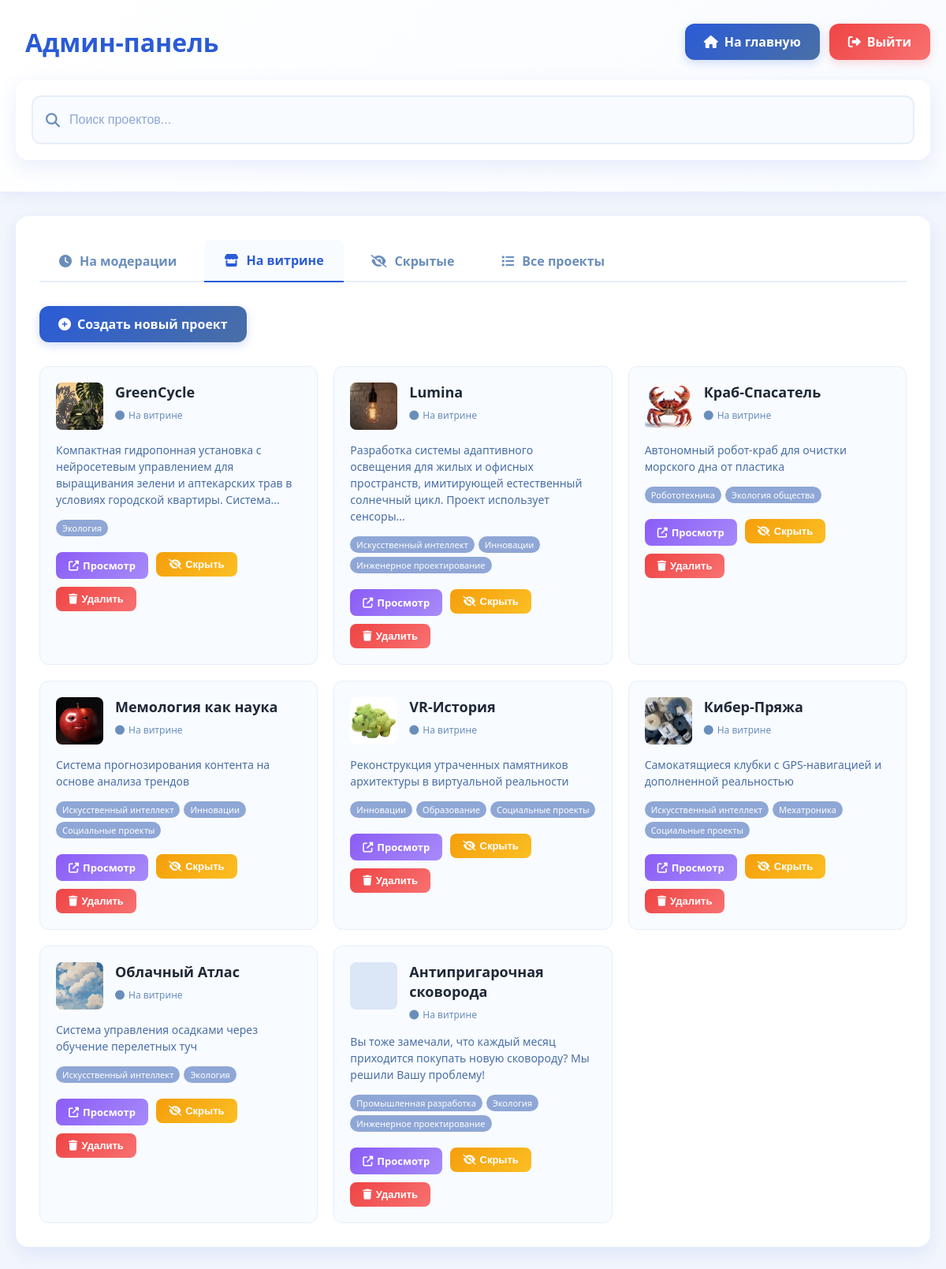
The page /admin?status=posted (signed in) on the database its author committed.
### tables this page shows
CREATE TABLE "projects" (
                id INTEGER PRIMARY KEY AUTOINCREMENT,
                title TEXT NOT NULL,
                short_description TEXT, 
                description TEXT,
                logo_storage_name TEXT,
                status TEXT DEFAULT 'pending',
                created_at DATETIME DEFAULT CURRENT_TIMESTAMP
            );

### app.py (the view)
@app.route("/admin")
def admin():
    if not is_admin_logged_in():
        return redirect(url_for('admin_login'))
    status_filter = request.args.get('status', 'moderation')
    conn = get_db_connection()
    cur = conn.cursor()
    if status_filter == 'all':
        query = """
            SELECT p.id, p.title, p.short_description, p.description, p.logo_storage_name,
                p.status, p.created_at, -- Добавьте эту строку
                GROUP_CONCAT(t.name, ',') as tags
            FROM projects p
            LEFT JOIN project_tags ptg ON p.id = ptg.project_id
            LEFT JOIN tags t ON ptg.tag_id = t.id
            GROUP BY p.id
            ORDER BY p.id DESC
        """
        params = []
    else:
        query = """
            SELECT p.id, p.title, p.short_description, p.description, p.logo_storage_name,
                   p.status,
                   GROUP_CONCAT(t.name, ',') as tags
            FROM projects p
            LEFT JOIN project_tags ptg ON p.id = ptg.project_id
            LEFT JOIN tags t ON ptg.tag_id = t.id
            WHERE p.status = ?
            GROUP BY p.id
            ORDER BY p.id DESC
        """
        params = [status_filter]
    cur.execute(query, params)
    projects = cur.fetchall()
    conn.close()
    projects_list = []
    for p in projects:
        p_dict = dict(p)
        if p_dict.get('tags'):
            tags_str = p_dict['tags'] if p_dict['tags'] else ''
            p_dict['tags'] = [{'name': t.strip()} for t in tags_str.split(',') if t.strip()]
        else:
            p_dict['tags'] = []
        projects_list.append(p_dict)
    return render_template("admin.html", projects=projects_list, status_filter=status_filter)

### app.py (called while the page is built)
def get_db_connection():
    conn = sqlite3.connect(DB_PATH, timeout=30, check_same_thread=False)
    conn.row_factory = sqlite3.Row
    conn.create_function("LOWER", 1, lambda s: s.lower() if s else s)
    conn.execute('PRAGMA foreign_keys = ON;')
    return conn

def is_admin_logged_in():
    return session.get('admin_logged_in', False)

### templates/admin.html (shortened to what this page needs)
<!DOCTYPE html>
<html lang="ru">
<head>
    <link rel="stylesheet" href="{{ url_for('static', filename='css/style.css') }}">
    <link rel="stylesheet" href="{{ url_for('static', filename='css/admin-styles.css') }}">
    <link rel="stylesheet" href="https://cdnjs.cloudflare.com/ajax/libs/font-awesome/6.4.0/css/all.min.css">
</head>
<body>
<header class="header">
    <div class="container">
        <div class="header-top">
            <h1 class="title"> Админ-панель</h1>
            <div class="header-buttons">
                <a href="{{ url_for('index') }}" class="back-to-main-btn">
                    <i class="fas fa-home"></i>
                    На главную
                </a>
                <a href="{{ url_for('admin_logout') }}" class="logout-btn">
                    <i class="fas fa-sign-out-alt"></i>
                    Выйти
                </a>
            </div>
        </div>
        <div class="search-section">
            <form method="GET" action="{{ url_for('admin') }}" class="search-form" id="searchForm">
                <div class="search-box">
                    <i class="fas fa-search"></i>
                    <input type="text" name="search" placeholder="Поиск проектов..."
                           value="{{ request.args.get('search', '') }}" id="searchInput"
                           autocomplete="off">
                </div>
            </form>
        </div>
    </div>
</header>
<main class="main">
    <div class="container">
        <div class="admin-container">
            <div class="admin-tabs">
                <a href="{{ url_for('admin', status='moderation') }}"
                   class="tab-btn {% if status_filter == 'moderation' %}active{% endif %}">
                    <i class="fas fa-clock"></i>
                    На модерации
                </a>
                <a href="{{ url_for('admin', status='posted') }}"
                   class="tab-btn {% if status_filter == 'posted' %}active{% endif %}">
                    <i class="fas fa-store"></i>
                    На витрине
                </a>
                <a href="{{ url_for('admin', status='hidden') }}"
                   class="tab-btn {% if status_filter == 'hidden' %}active{% endif %}">
                    <i class="fas fa-eye-slash"></i>
                    Скрытые
                </a>
                <a href="{{ url_for('admin', status='all') }}"
                   class="tab-btn {% if status_filter == 'all' %}active{% endif %}">
                    <i class="fas fa-list"></i>
                    Все проекты
                </a>
            </div>
            <div class="admin-actions">
                <a href="{{ url_for('admin_forms') }}" class="create-project-btn">
                    <i class="fas fa-plus-circle"></i>
                    Создать новый проект
                </a>
            </div>
            <div class="admin-projects">
                {% if projects %}
                <div class="projects-grid" id="projectsGrid">
                    {% for project in projects %}
                    <div class="admin-project-card searchable-card"
                         data-title="{{ project.title|lower }}"
                         data-description="{{ project.short_description|default('', true)|lower }}"
                         data-tags="{% if project.tags %}{% for tag in project.tags %}{{ tag.name|lower }} {% endfor %}{% endif %}"
                         data-status="{{ project.status }}">
                        <div class="project-card-header">
                            {% if project.logo_storage_name %}
                            <div class="project-logo-small"
                                 style="background-image: url('{{ url_for('uploaded_file', filename=project.logo_storage_name) }}');">
                            </div>
                            {% else %}
                            <div class="project-logo-small">
                                <i class="fas fa-project-diagram"></i>
                            </div>
                            {% endif %}
                            <div class="project-header-info">
                                <h3 class="searchable-title">{{ project.title }}</h3>
                                <div class="project-meta">
                                    <span class="project-status status-{{ project.status }}">
                                        <i class="fas fa-circle"></i>
                                        {% if project.status == 'moderation' %}На модерации
                                        {% elif project.status == 'posted' %}На витрине
                                        {% elif project.status == 'hidden' %}Скрыт
                                        {% elif project.status == 'pending' %}Черновик
                                        {% else %}{{ project.status }}{% endif %}
                                    </span>
                                </div>
                            </div>
                        </div>
                        <div class="project-card-body">
                            <p class="project-short-description searchable-description">
                                {{ project.short_description|truncate(150) if project.short_description else 'Нет
                                описания' }}
                            </p>
                            {% if project.tags %}
                            <div class="project-tags-small">
                                {% for tag in project.tags[:3] %}
                                <span class="tag-small searchable-tag">{{ tag.name }}</span>
                                {% endfor %}
                            </div>
                            {% endif %}
                        </div>
                        <div class="project-card-actions">
                            <a href="{{ url_for('project_view', project_id=project.id) }}"
                               class="action-btn view-btn" target="_blank">
                                <i class="fas fa-external-link-alt"></i> Просмотр
                            </a>
                            {% if project.status == 'moderation' %}
                            <form method="POST" action="{{ url_for('admin_approve', project_id=project.id) }}"
                                  style="display: inline;">
                                <button type="submit" class="action-btn approve-btn"
                                        onclick="return confirm('Одобрить проект и опубликовать на витрине?')">
                                    <i class="fas fa-check"></i> Одобрить
                                </button>
                            </form>
                            <form method="POST" action="{{ url_for('admin_delete', project_id=project.id) }}"
                                  style="display: inline;">
                                <button type="submit" class="action-btn delete-btn"
                                        onclick="return confirm('Удалить проект безвозвратно?')">
                                    <i class="fas fa-trash"></i> Удалить
                                </button>
                            </form>
                            {% elif project.status == 'posted' %}
                            <form method="POST" action="{{ url_for('admin_hide', project_id=project.id) }}"
                                  style="display: inline;">
                                <button type="submit" class="action-btn hide-btn"
                                        onclick="return confirm('Скрыть проект с витрины?')">
                                    <i class="fas fa-eye-slash"></i> Скрыть
                                </button>
                            </form>
                            <form method="POST" action="{{ url_for('admin_delete', project_id=project.id) }}"
                                  style="display: inline;">
                                <button type="submit" class="action-btn delete-btn"
                                        onclick="return confirm('Удалить проект безвозвратно?')">
                                    <i class="fas fa-trash"></i> Удалить
                                </button>
                            </form>
                            {% endif %}
                        </div>
                    </div>
                    {% endfor %}
                </div>
                {% endif %}
            </div>
        </div>
    </div>
</main>
</body>
</html>

### static/css/style.css (style rules this page uses)
* { box-sizing: border-box; }
body { margin: 0; font-family: 'Segoe UI', Tahoma, Geneva, Verdana, sans-serif; background: #f2f6fc; color: #1f2937; }
.container { max-width: 1400px; margin: 0 auto; padding: 0 20px; }
.header { background: linear-gradient(135deg, #ffffff 0%, #f8fbff 100%); padding: 30px 0 20px; border-bottom: 1px solid #e6eefb; box-shadow: 0 4px 20px rgba(42, 91, 215, 0.08); }
.header-top { display: flex; justify-content: space-between; align-items: center; margin-bottom: 25px; gap: 20px; }
.title { margin: 0; font-size: 32px; color: #2a5bd7; display: flex; align-items: center; gap: 12px; font-weight: 700; flex: 1; }
.header-buttons { display: flex; gap: 12px; }
.search-section { background: white; padding: 20px; border-radius: 16px; box-shadow: 0 8px 24px rgba(42, 91, 215, 0.1); margin-bottom: 20px; }
.search-form { position: relative; }
.search-box { display: flex; align-items: center; gap: 12px; background: #f8fbff; border: 2px solid #e6eefb; border-radius: 12px; padding: 8px 16px; margin-bottom: 16px; transition: all 0.3s ease; }
.search-box i { color: #6A8EBB; font-size: 18px; }
.search-box input { flex: 1; border: none; background: transparent; padding: 12px 0; font-size: 16px; color: #1f2937; outline: none; width: 100%; }
.search-box input::placeholder { color: #8FA7D6; }
.admin-actions { display: flex; gap: 15px; margin-bottom: 30px; flex-wrap: wrap; }

### rows shown on the page
projects: logo_storage_name (picture), title "GreenCycle", status "На витрине", short_description "Компактная гидропонная установка с нейросетевым управлением для выращивания зелени и аптекарских трав в условиях городской квартиры. Система...", name "Экология"
projects: logo_storage_name (picture), title "Lumina", status "На витрине", short_description "Разработка системы адаптивного освещения для жилых и офисных пространств, имитирующей естественный солнечный цикл. Проект использует сенсоры...", name "Искусственный интеллект" "Инновации" "Инженерное проектирование"
projects: logo_storage_name (picture), title "Краб-Спасатель", status "На витрине", short_description "Автономный робот-краб для очистки морского дна от пластика", name "Робототехника" "Экология общества"
projects: logo_storage_name (picture), title "Мемология как наука", status "На витрине", short_description "Система прогнозирования контента на основе анализа трендов", name "Искусственный интеллект" "Инновации" "Социальные проекты"
projects: logo_storage_name (picture), title "VR-История", status "На витрине", short_description "Реконструкция утраченных памятников архитектуры в виртуальной реальности", name "Инновации" "Образование" "Социальные проекты"
projects: logo_storage_name (picture), title "Кибер-Пряжа", status "На витрине", short_description "Самокатящиеся клубки с GPS-навигацией и дополненной реальностью", name "Искусственный интеллект" "Мехатроника" "Социальные проекты"
projects: logo_storage_name (picture), title "Облачный Атлас", status "На витрине", short_description "Система управления осадками через обучение перелетных туч", name "Искусственный интеллект" "Экология"
projects: title "Антипригарочная сковорода", status "На витрине", short_description "Вы тоже замечали, что каждый месяц приходится покупать новую сковороду? Мы решили Вашу проблему!", name "Промышленная разработка" "Экология" "Инженерное проектирование"
